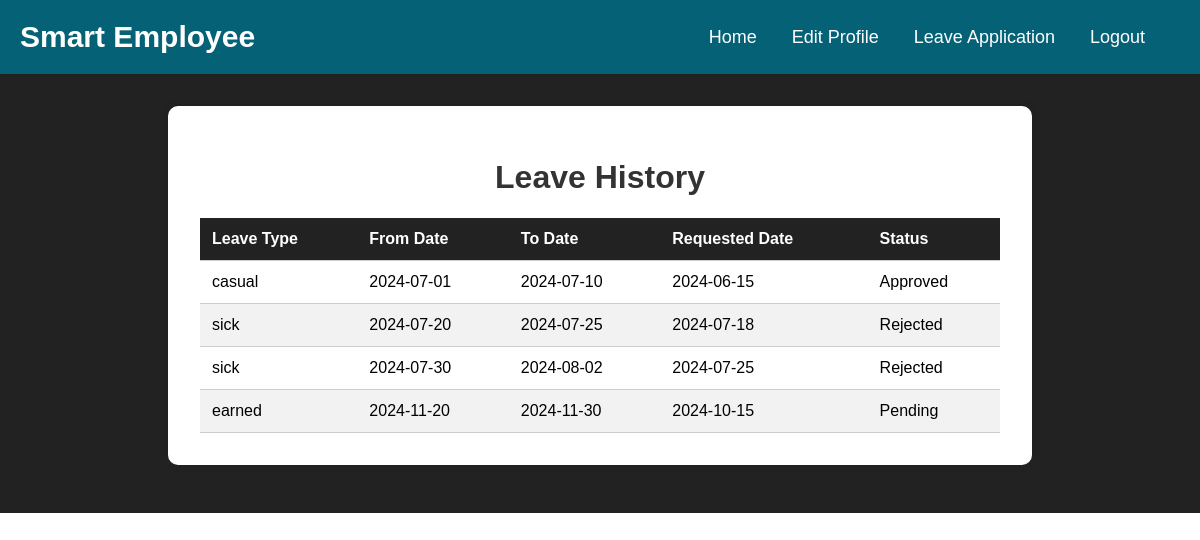
Page /Leave_History.php on the earlier database version.
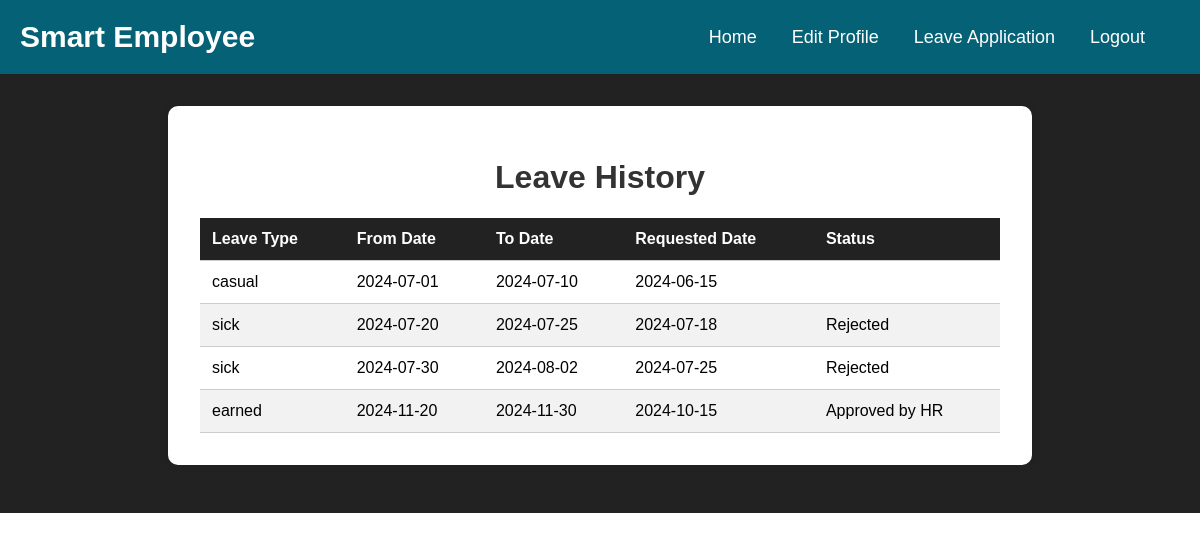
Same page on the later database version.
### tables this page shows
CREATE TABLE `leaverequests` (
  `leave_id` int(11) NOT NULL,
  `user_id` int(11) NOT NULL,
  `LeaveType` enum('casual','sick','earned') NOT NULL,
  `start_date` date NOT NULL,
  `end_date` date NOT NULL,
  `reason` text NOT NULL,
  `status` enum('Pending','Approved by PM','Approved by HR','Rejected') NOT NULL DEFAULT 'Pending',
  `requested_on` date NOT NULL,
  `description` text DEFAULT NULL,
  `approved_by` int(11) DEFAULT NULL,
  `approval_date` date DEFAULT NULL
);

### Leave_History.php (the view, shortened to what this page needs)
<?php
$servername = "localhost";
$username = "root";
$password = "";
$dbname = "sems";
$conn = new mysqli($servername, $username, $password, $dbname);
$sql = "SELECT LeaveType, start_date, end_date, requested_on, status FROM leaverequests WHERE user_id = 1";
$result = $conn->query($sql);
?>
<!DOCTYPE html>
<html lang="en">
<head>
    <link rel="stylesheet" href="assets/css/style.css">
</head>
<body>
<header>
  <nav class="navigation">
    <a class="navigation-logo" href="#">Smart Employee</a>
    <div>
      <div class="navigation-cont">
        <a class="navigation-link" href="employee-dashboard.php">Home</a>
        <a class="navigation-link" href="userProfile.php">Edit Profile</a>
        <a class="navigation-link" href="Leave_Application.php">Leave Application</a>
        <a class="navigation-link" href="logout.php">Logout</a>
      </div>
    </div>
  </nav>
</header>
<main class="leavebody">
    <div class="leavecontainer leave-history-container">
        <h1>Leave History</h1>
        <table>
            <thead>
                <tr>
                    <th>Leave Type</th>
                    <th>From Date</th>
                    <th>To Date</th>
                    <th>Requested Date</th>
                    <th>Status</th>
                </tr>
            </thead>
            <tbody>
                <?php
                if ($result->num_rows > 0) {
                    while($row = $result->fetch_assoc()) {
                        echo "<tr>";
                        echo "<td>" . $row["LeaveType"] . "</td>";
                        echo "<td>" . $row["start_date"] . "</td>";
                        echo "<td>" . $row["end_date"] . "</td>";
                        echo "<td>" . $row["requested_on"] . "</td>";
                        echo "<td>" . $row["status"] . "</td>";
                        echo "</tr>";
                    }
                } else {
                    echo "<tr><td colspan='6'>No leave history found</td></tr>";
                }
                ?>
            </tbody>
        </table>
    </div>
</main>
</body>
</html>

### assets/css/style.css (style rules this page uses)
body { font-family: Arial; margin: 0; padding: 0; font-size: 16px; }
a { text-decoration: none !important; }
.leavebody { margin: 0; padding: 0; display: flex; justify-content: center; align-items: center; background-color: #222; }
.leavecontainer { background-color: white; padding: 2rem; border-radius: 10px; box-shadow: 0 0 10px rgba(0, 0, 0, 0.1); max-width: 800px; margin: 3rem; width: 100%; }
h1 { text-align: center; color: #333; }
.navigation { background-color: #056276; display: flex; justify-content: space-between; align-items: center; padding: 20px; }
.navigation-logo { color: white; font-size: 30px; font-weight: bold; text-decoration: none !important; }
.navigation-cont { display: flex; }
.navigation-link { color: white; text-decoration: none; margin-right: 35px; transition: all .3s; font-size: 18px; font-weight: 400; }
.leave-history-container { max-width: 800px; margin-top: 2rem; }
.leave-history-container table { width: 100%; border-collapse: collapse; margin-top: 1rem; }
.leave-history-container th, .leave-history-container td { padding: 0.75rem; text-align: left; border-bottom: 1px solid #ccc; }
.leave-history-container th { background-color: #222; color: white; }
.leave-history-container tr:nth-child(even) { background-color: #f2f2f2; }

Differences in the rows shown:
changed leaverequests "casual": status "Approved" → (not shown)
changed leaverequests "earned": status "Pending" → "Approved by HR"
